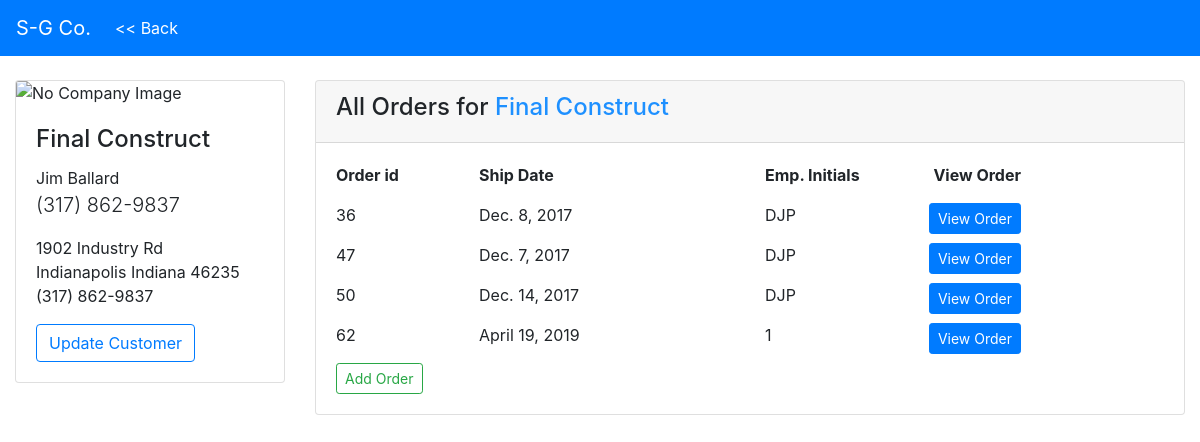
/sales/customers/2/, run on the app's committed database.
### sales/models.py (models this page shows, shortened)
class Customer(models.Model):
    company = models.CharField(max_length=100, unique=True)
    contact_name = models.CharField(max_length=50)
    phone_number = models.CharField(max_length=10, unique=True)
    customer_id = models.AutoField(primary_key=True)
    street_address = models.CharField(max_length=200)
    city = models.CharField(max_length=100)
    state = models.CharField(max_length=100)
    zipcode = models.CharField(max_length=5)

class Order(models.Model):
    STATUS_CHOICES = (
        ('QUEUED', 'Queued'),
        ('SHIPPED', 'Shipped'),
    )
    order_number = models.AutoField(primary_key=True, unique=True)
    date_ordered = models.DateField()
    ship_date = models.DateField()
    emp_init = models.CharField(max_length=3)
    customer = models.ForeignKey(Customer, on_delete=models.CASCADE)
    po_number = models.CharField(max_length=50, null=True, blank=True)
    branch = models.IntegerField(default=1)
    ship_method = models.CharField(max_length=50, null=True, blank=True)
    courier = models.CharField(max_length=50, null=True, blank=True)
    order_type = models.CharField(max_length=50, null=True, blank=True)
    status = models.CharField(max_length=50, null=True, blank=True, choices=STATUS_CHOICES, default='QUEUED')

### sales/views.py (the view)
# urls.py: url(r'^customers/(?P<pk>[0-9]+)/$', views.CustomerProfile.as_view(), name='customer_details'),
class CustomerProfile(DetailView):
    model = Customer
    def get_context_data(self, **kwargs):
        context = super(CustomerProfile, self).get_context_data(**kwargs)
        context['customer'] = Customer.objects.get(customer_id=self.kwargs['pk'])
        customer = Customer.objects.get(customer_id=self.kwargs['pk'])
        phone_number = str(customer.phone_number)
        context['phone_number'] = "(" + phone_number[:3] + ") " + phone_number[3:6] + "-" + phone_number [6:]
        context['cust'] = self.kwargs['pk']
        return context

### templates/sales/customer_detail.html
{% extends 'sales/base.html' %}
{% block back_link %}{% url 'sales:customers' %}{% endblock %}
{% block body %}
  <div class="container-fluid">
    <div class="row mt-4">
      <div class="col-sm-3">
        <div class="card">
          <img class="card-img-top" src="" alt="No Company Image">
          <div class="card-body">
            <h4 class="card-title">{{ customer.company }}</h4>
            <p>{{ customer.contact_name }}<br>
            <span class="lead">{{ phone_number }}</span></p>
            <p>
              {{ customer.street_address }}<br>
              {{ customer.city }} {{ customer.state }} {{ customer.zipcode }}<br>
              {{ phone_number }}
            </p>
            <a href="{% url 'sales:edit_customer' cust %}" class="btn btn-outline-primary">Update Customer</a>
          </div>
        </div>
      </div>
      <div class="col-sm-9">
        <div class="card">
          <div class="card-header">
            <h4>All Orders for <span style="color: dodgerblue">{{ customer.company }}</span></h4>
          </div>
          <div class="card-body">
            <div class="row">
              <div class="col-2">
                <p><strong>Order id</strong></p>
              </div>
              <div class="col-4">
                <p><strong>Ship Date</strong></p>
              </div>
              <div class="col-2">
                <p><strong>Emp. Initials</strong></p>
              </div>
              <div class="col-2 text-right">
                <p><strong>View Order</strong></p>
              </div>
            </div>
            {% for order in customer.order_set.all %}
            <div class="row">
              <div class="col-2">
                <p>{{ order.order_number }}</p>
              </div>
              <div class="col-4">
                <p>{{ order.ship_date }}</p>
              </div>
              <div class="col-2">
                <p>{{ order.emp_init }}</p>
              </div>
              <div class="col-2 text-right">
                <a href="{% url 'sales:order_detail' customer.pk order.pk %}" class="btn btn-sm btn-primary">View Order</a>
              </div>
            </div>
            {% endfor %}
            <div class="row">
              <div class="col">
                <a href="{% url 'sales:new_order' customer.pk %}" class="btn btn-outline-success btn-sm">Add Order</a>
              </div>
            </div>
          </div>
        </div>
      </div>
    </div>
  </div>
{% endblock %}

### data on the page
Customer: company "Final Construct", contact_name "Jim Ballard", street_address "1902 Industry Rd", city "Indianapolis", state "Indiana", zipcode "46235"
Order: order_number "36", ship_date "Dec. 8, 2017", emp_init "DJP"
Order: order_number "47", ship_date "Dec. 7, 2017", emp_init "DJP"
Order: order_number "50", ship_date "Dec. 14, 2017", emp_init "DJP"
Order: order_number "62", ship_date "April 19, 2019", emp_init "1"

### other printed values
{{ phone_number }} "(317) 862-9837"
